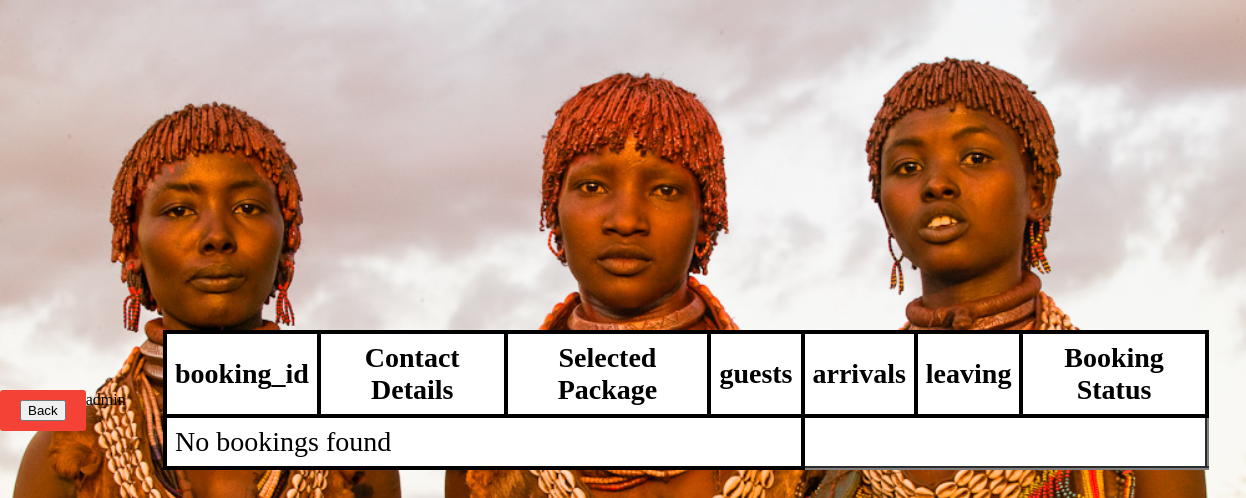
Page /user-booking-his.php (signed in) on the earlier database version.
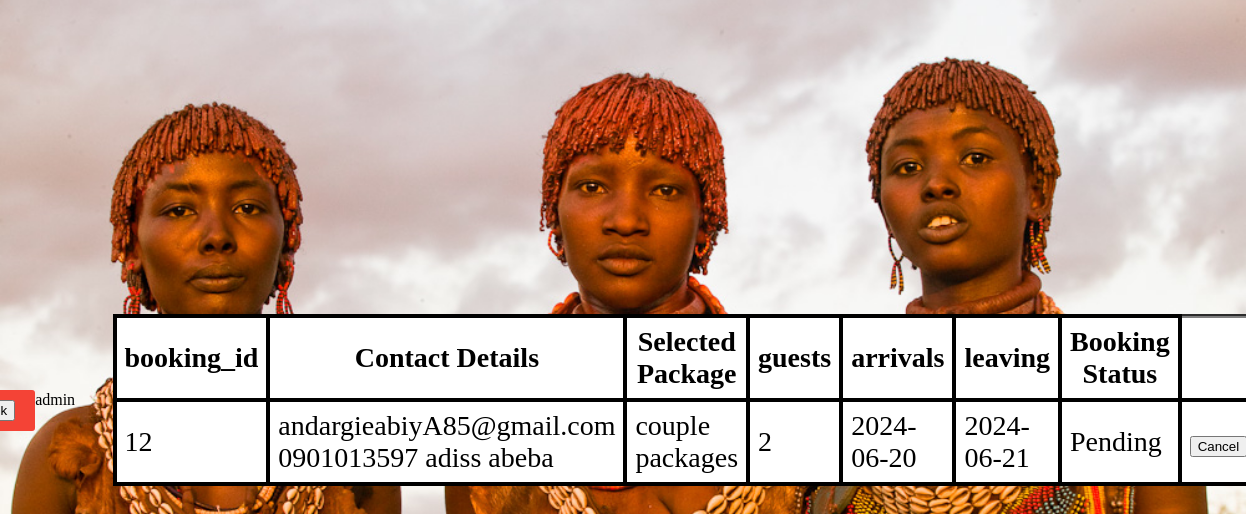
Same page on the later database version.
### tables this page shows
CREATE TABLE `bookings` (
  `booking_id` int(11) NOT NULL,
  `customer_name` varchar(255) NOT NULL,
  `contact_details` varchar(255) NOT NULL,
  `location` varchar(255) NOT NULL,
  `guests` int(11) NOT NULL,
  `arrivals` date NOT NULL,
  `leaving` date NOT NULL,
  `booking_status` varchar(50) NOT NULL DEFAULT 'Pending',
  `package_id` int(11) NOT NULL
);

CREATE TABLE `packages` (
  `package_id` int(11) NOT NULL,
  `package_name` varchar(255) NOT NULL,
  `description` text NOT NULL,
  `price` decimal(10,2) NOT NULL,
  `duration` varchar(50) NOT NULL,
  `image_path` varchar(255) DEFAULT NULL
);

### user-booking-his.php (the view, shortened to what this page needs)
<!DOCTYPE html>
<html lang="en">
<head>
    <link rel="stylesheet" href="css/admintable.css">
</head>
<body>
    <?php
    require("dbconnect.php");
    $name = $_SESSION['username'];
    $stmt = $conn->prepare("SELECT * FROM bookings WHERE customer_name= ?");
    $stmt->bind_param("s", $name);
    $stmt->execute();
    $result = $stmt->get_result();
    ?>
    <div class="table-div">
        <div class="back">
        <button id="backButton">Back</button>
        </div>
    </div>
    <?php
    echo $name;
    ?>
<table border="4" class="table" border-collapse="collapse">
    <tr>
        <th>booking_id</th>
        <th>Contact Details</th>
        <th>Selected Package</th>
        <th>guests</th>
        <th>arrivals</th>
        <th>leaving</th>
       <th>Booking Status</th>
    </tr>
    <?php
    if ($result->num_rows > 0) {
        while ( $row = $result->fetch_assoc()) {
             $package_id=$row["package_id"];
         $sql = $conn->prepare("SELECT package_name FROM packages WHERE package_id= ?");
         $sql->bind_param("s", $package_id);
         $sql->execute();
         $p_result = $sql->get_result();
         $p_row=$p_result->fetch_assoc();
      echo "<tr>";
            echo "<td>" . $row["booking_id"] . "</td>";
            echo "<td>" . $row["contact_details"] . "</td>";
            echo "<td>" . $p_row["package_name"]  . "</td>";
            echo "<td>" . $row["guests"] . "</td>";
            echo "<td>" . $row["arrivals"] . "</td>";
            echo "<td>" . $row["leaving"] . "</td>";
            echo "<td>" . $row["booking_status"] . "</td>";
            echo "<td>
    <form method='post' action='cancelbooking.php' style='display:inline;' onsubmit='event.preventDefault(); confirmDelete(this);'>
        <input type='hidden' name='booking_id' value='" . $row["booking_id"] . "'>
        <input type='submit' value='Cancel'>
    </form>
</td>";
            echo "</tr>";
        }
    } else {
        echo "<tr><td colspan='4'>No bookings found</td></tr>";
    }
    ?>
</table>

Differences in the rows shown:
added bookings: booking_id "12", contact_details "andargieabiyA85@gmail.com 0901013597 adiss abeba", package.package_name "couple packages", guests "2", arrivals "2024-06-20", leaving "2024-06-21", booking_status "Pending"
Other differences:
text no longer shown: "No bookings found"
